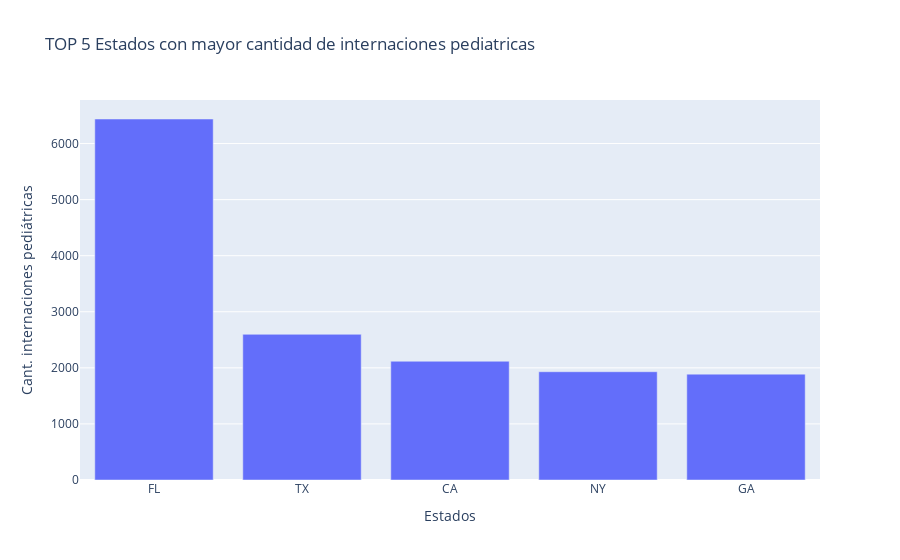

The code cell stored with this chart in its notebook:
### Code cell
# top estados con uso de camas pediatricas
fig = px.bar(internaciones_acum_top_ped, x = "state", y = "total_pediatric_patients_hospitalized_confirmed_and_suspected_covid",
         title='TOP 5 Estados con mayor cantidad de internaciones pediatricas',
        labels= {'state':'Estados',
                        'total_pediatric_patients_hospitalized_confirmed_and_suspected_covid':'Cant. internaciones pediátricas'})
fig.show()

### Figure 1 — Plotly figure (JSON) as saved in the notebook; plotly's stock layout.template omitted (floating-point values rounded to 4 significant figures)
{"data": [{"alignmentgroup": "True", "hovertemplate": "Estados=%{x}<br>Cant. internaciones pediátricas=%{y}<extra></extra>", "legendgroup": "", "marker": {"color": "#636efa", "pattern": {"shape": ""}}, "name": "", "offsetgroup": "", "orientation": "v", "showlegend": false, "textposition": "auto", "type": "bar", "x": ["FL", "TX", "CA", "NY", "GA"], "xaxis": "x", "y": [6438, 2598, 2118, 1931, 1888], "yaxis": "y"}], "layout": {"barmode": "relative", "legend": {"tracegroupgap": 0}, "title": {"text": "TOP 5 Estados con mayor cantidad de internaciones pediatricas"}, "xaxis": {"anchor": "y", "domain": [0, 1], "title": {"text": "Estados"}}, "yaxis": {"anchor": "x", "domain": [0, 1], "title": {"text": "Cant. internaciones pediátricas"}}}}
